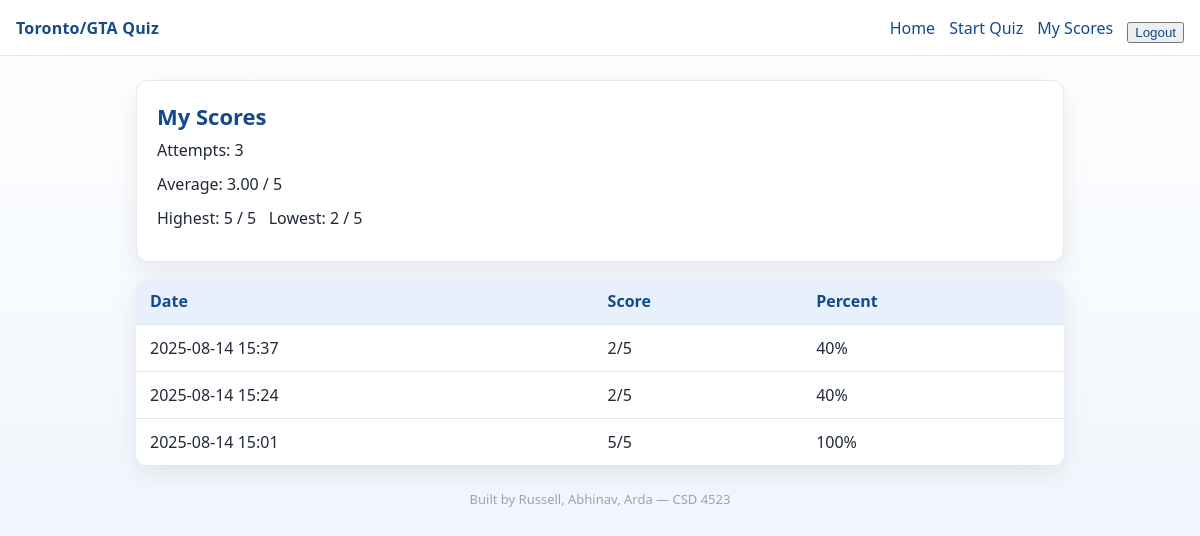
Page /history/ (signed in) on the committed database.
### quiz/models.py (models this page shows)
class QuizAttempt(models.Model):
    user = models.ForeignKey(User, on_delete=models.CASCADE, related_name='attempts')
    created_at = models.DateTimeField(auto_now_add=True)
    score = models.IntegerField(default=0)
    total = models.IntegerField(default=5)
    @property
    def percent(self):
        return int((self.score / self.total) * 100) if self.total else 0

### quiz/views.py (the view)
# urls.py: path('history/', views.history, name='history'),
@login_required
def history(request):
    attempts = request.user.attempts.order_by('-created_at')
    stats = attempts.aggregate(avg=Avg('score'), high=Max('score'), low=Min('score'))
    return render(request, 'history.html', {
        'attempts': attempts,
        'avg': stats['avg'],
        'high': stats['high'],
        'low': stats['low'],
    })

### templates/history.html
{% extends "base.html" %}
{% block content %}
  <div class="card">
    <h2>My Scores</h2>
    <p>Attempts: {{ attempts|length }}</p>
    <p>Average: {% if avg %}{{ avg|floatformat:2 }}{% else %}0{% endif %} / 5</p>
    <p>Highest: {{ high|default:0 }} / 5 &nbsp; Lowest: {{ low|default:0 }} / 5</p>
  </div>
  <table class="table">
    <thead>
      <tr><th>Date</th><th>Score</th><th>Percent</th></tr>
    </thead>
    <tbody>
      {% for a in attempts %}
        <tr>
          <td>{{ a.created_at|date:"Y-m-d H:i" }}</td>
          <td>{{ a.score }}/{{ a.total }}</td>
          <td>{{ a.percent }}%</td>
        </tr>
      {% empty %}
        <tr><td colspan="3">No attempts yet.</td></tr>
      {% endfor %}
    </tbody>
  </table>
{% endblock %}

### static/css/style.css (style rules this page uses)
:root { --blue-900:#0b2a53; --blue-700:#134a8e; --blue-600:#1d5fb4; --blue-100:#e8f1fb; --gray-900:#1f2937; --gray-700:#374151; --gray-400:#9ca3af; --gray-200:#e5e7eb; --gray-100:#f5f7fa; --white:#ffffff; --radius:12px; --shadow:0 8px 24px rgba(16,24,40,.08); }
* { box-sizing:border-box }
html,body { height:100% }
body { margin:0; font-family:system-ui,-apple-system,Segoe UI,Roboto,Inter,Arial,sans-serif; color:var(--gray-900); background:linear-gradient(180deg,var(--white),var(--blue-100)); }
.card { background:var(--white); border:1px solid var(--gray-200); border-radius:var(--radius); padding:20px; box-shadow:var(--shadow); margin:16px 0; }
h1,h2,h3 { margin:0 0 8px }
h2 { font-size:22px;color:var(--blue-700) }
p { margin:8px 0 12px }
.table { width:100%; border-collapse:collapse; background:var(--white); border-radius:12px; overflow:hidden; box-shadow:var(--shadow) }
.table th, .table td { padding:12px 14px; border-bottom:1px solid var(--gray-200); text-align:left }
.table th { background:var(--blue-100); color:var(--blue-700) }

### rows in the picture
QuizAttempt: created_at "2025-08-14 15:37", score "2", total "5", percent "40"
QuizAttempt: created_at "2025-08-14 15:24", score "2", total "5", percent "40"
QuizAttempt: created_at "2025-08-14 15:01", score "5", total "5", percent "100"

### other values in the picture
{{ attempts|length }} "3"
{{ avg|floatformat:2 }} "3.00"
{{ high|default:0 }} "5"
{{ low|default:0 }} "2"
